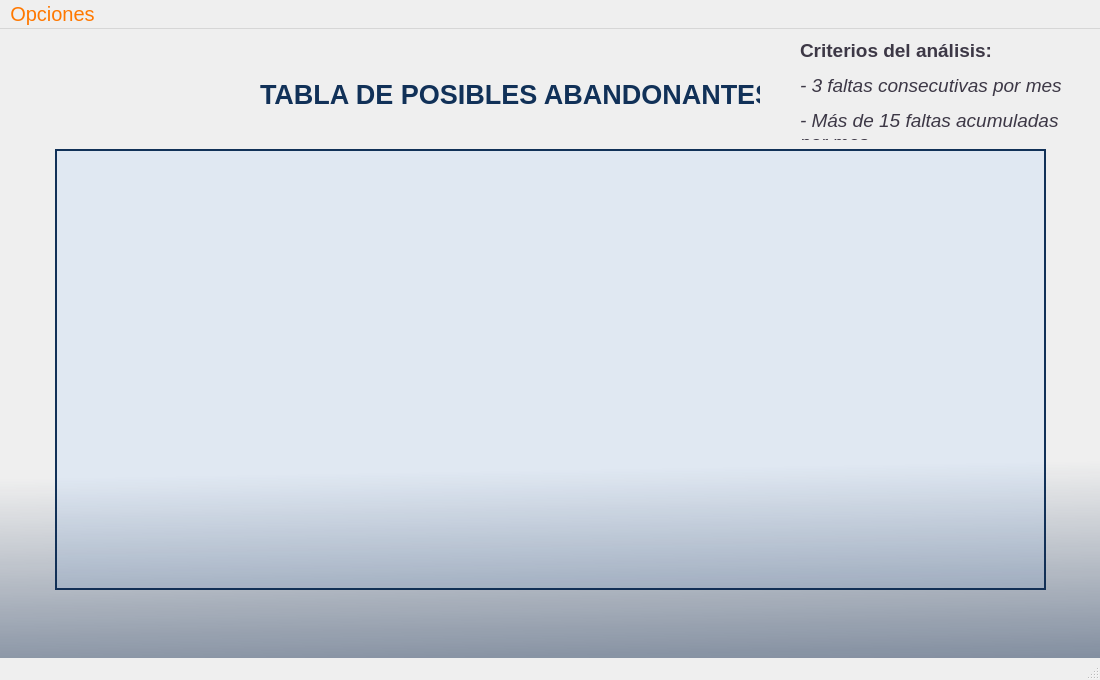
<?xml version="1.0" encoding="UTF-8"?>
<ui version="4.0">
 <class>posibles_abandonantes</class>
 <widget class="QMainWindow" name="posibles_abandonantes">
  <property name="geometry">
   <rect>
    <x>0</x>
    <y>0</y>
    <width>1100</width>
    <height>680</height>
   </rect>
  </property>
  <property name="windowTitle">
   <string>MainWindow</string>
  </property>
  <widget class="QWidget" name="centralwidget">
   <widget class="QLabel" name="label">
    <property name="geometry">
     <rect>
      <x>260</x>
      <y>50</y>
      <width>500</width>
      <height>31</height>
     </rect>
    </property>
    <property name="font">
     <font>
      <pointsize>20</pointsize>
      <bold>true</bold>
     </font>
    </property>
    <property name="text">
     <string>&lt;html&gt;&lt;head/&gt;&lt;body&gt;&lt;p&gt;&lt;span style=&quot; color:#113158;&quot;&gt;TABLA DE POSIBLES ABANDONANTES&lt;/span&gt;&lt;/p&gt;&lt;/body&gt;&lt;/html&gt;</string>
    </property>
    <property name="alignment">
     <set>Qt::AlignmentFlag::AlignCenter</set>
    </property>
   </widget>
   <widget class="QTableView" name="tableView">
    <property name="geometry">
     <rect>
      <x>55</x>
      <y>120</y>
      <width>991</width>
      <height>441</height>
     </rect>
    </property>
    <property name="styleSheet">
     <string notr="true">color: rgb(17, 49, 88);
background-color: rgb(224, 232, 242);
border-color: rgb(17, 49, 88);</string>
    </property>
    <property name="frameShape">
     <enum>QFrame::Shape::Panel</enum>
    </property>
    <property name="frameShadow">
     <enum>QFrame::Shadow::Plain</enum>
    </property>
    <property name="lineWidth">
     <number>2</number>
    </property>
    <property name="showGrid">
     <bool>true</bool>
    </property>
    <property name="gridStyle">
     <enum>Qt::PenStyle::SolidLine</enum>
    </property>
    <property name="cornerButtonEnabled">
     <bool>false</bool>
    </property>
   </widget>
   <widget class="QLabel" name="label_2">
    <property name="geometry">
     <rect>
      <x>800</x>
      <y>10</y>
      <width>281</width>
      <height>101</height>
     </rect>
    </property>
    <property name="font">
     <font>
      <pointsize>13</pointsize>
     </font>
    </property>
    <property name="text">
     <string>&lt;html&gt;&lt;head/&gt;&lt;body&gt;&lt;p&gt;&lt;span style=&quot; font-size:14pt; font-weight:700; color:#3d3846;&quot;&gt;Criterios del análisis:&lt;/span&gt;&lt;/p&gt;&lt;p&gt;&lt;span style=&quot; font-size:14pt; font-style:italic; color:#3d3846;&quot;&gt;- 3 faltas consecutivas por mes&lt;/span&gt;&lt;/p&gt;&lt;p&gt;&lt;span style=&quot; font-size:14pt; font-style:italic; color:#3d3846;&quot;&gt;- Más de 15 faltas acumuladas por mes&lt;/span&gt;&lt;/p&gt;&lt;/body&gt;&lt;/html&gt;</string>
    </property>
    <property name="wordWrap">
     <bool>true</bool>
    </property>
   </widget>
   <widget class="QLabel" name="label_3">
    <property name="geometry">
     <rect>
      <x>-20</x>
      <y>0</y>
      <width>1131</width>
      <height>680</height>
     </rect>
    </property>
    <property name="styleSheet">
     <string notr="true">background-color: qlineargradient(spread:pad, x1:0.49, y1:1, x2:0.48, y2:0.648, stop:0 rgba(20, 44, 79, 153), stop:1 rgba(255, 255, 255, 0));</string>
    </property>
    <property name="text">
     <string/>
    </property>
   </widget>
  </widget>
  <widget class="QMenuBar" name="menubar">
   <property name="geometry">
    <rect>
     <x>0</x>
     <y>0</y>
     <width>1100</width>
     <height>29</height>
    </rect>
   </property>
   <property name="font">
    <font>
     <pointsize>15</pointsize>
    </font>
   </property>
   <property name="styleSheet">
    <string notr="true">color: rgb(255, 120, 0);
alternate-background-color: rgb(255, 190, 111);
selection-background-color: rgb(255, 190, 111);</string>
   </property>
   <widget class="QMenu" name="menuOpciones">
    <property name="font">
     <font>
      <pointsize>13</pointsize>
     </font>
    </property>
    <property name="styleSheet">
     <string notr="true">alternate-background-color: rgb(0, 0, 0);
selection-color: rgb(0, 0, 0);
color: rgb(0, 0, 0);</string>
    </property>
    <property name="title">
     <string>Opciones</string>
    </property>
    <addaction name="actionCambiar_cuenta"/>
    <addaction name="separator"/>
    <addaction name="actionVolver"/>
    <addaction name="separator"/>
    <addaction name="actionSalir"/>
   </widget>
   <addaction name="menuOpciones"/>
  </widget>
  <widget class="QStatusBar" name="statusbar"/>
  <action name="actionCambiar_cuenta">
   <property name="icon">
    <iconset theme="x-office-address-book"/>
   </property>
   <property name="text">
    <string>   Cambiar cuenta</string>
   </property>
  </action>
  <action name="actionVolver">
   <property name="icon">
    <iconset theme="QIcon::ThemeIcon::EditUndo"/>
   </property>
   <property name="text">
    <string>   Volver</string>
   </property>
  </action>
  <action name="actionSalir">
   <property name="icon">
    <iconset theme="QIcon::ThemeIcon::ApplicationExit"/>
   </property>
   <property name="text">
    <string>   Salir</string>
   </property>
  </action>
 </widget>
 <resources/>
 <connections/>
</ui>
